Frame 1 (no input): blank canvas, image omitted
Frame 60 (no input): blank canvas, image omitted
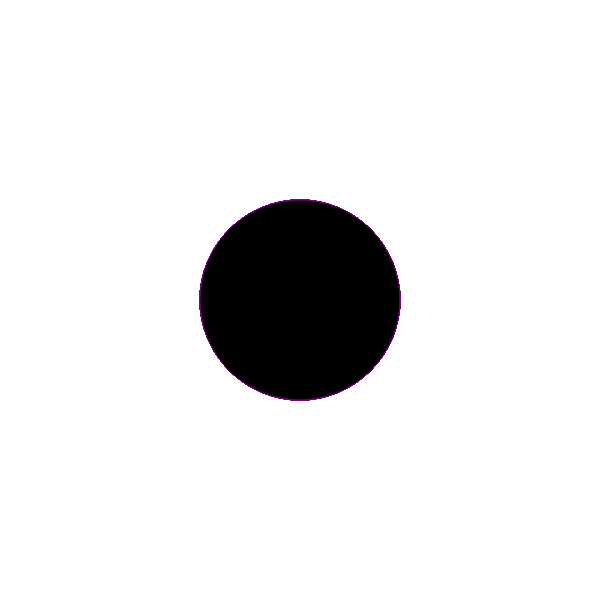
Frame 120 (the mouse pressed at the canvas centre since frame 60)

The p5.js sketch whose frames 1 and 60 were blank and that drew this single picture after the mouse press (run headless with seeded random() and noise() and a simulated clock; from frame 60 on, the mouse is pressed at the canvas centre):

// p5.js sketch
// ── sketch.js
function setup() {
  createCanvas(600,600);
  background ("white");
}

function draw() {
  
  stroke("purple");
  fill("black");
  
  if(mouseIsPressed){
   circle(mouseX, mouseY, 200, 350);
    }
}
  
